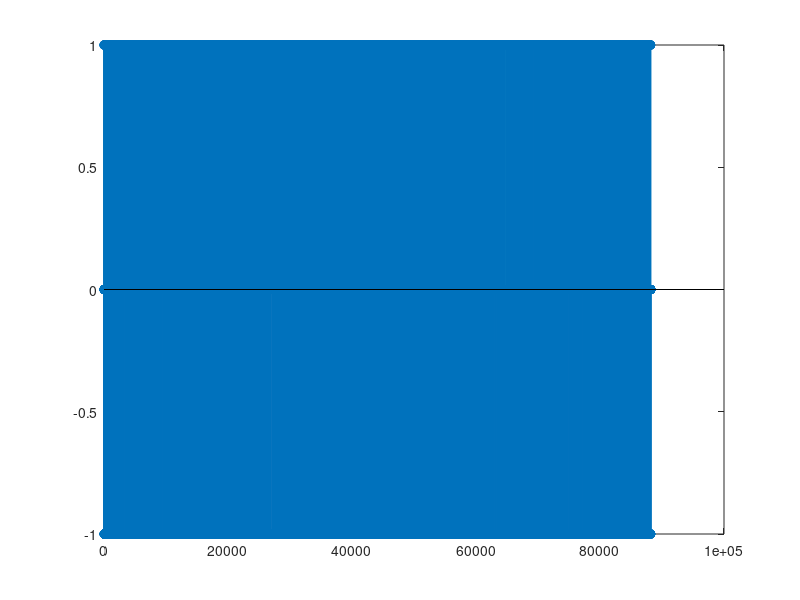

MATLAB code to generate this figure: (Note: this script raises an error after producing the figure.)
%%%%% ELEC-E5620 Audio Signal Processing Demo Project %%%%%
%%%%% Filtered Velvet Noise Reverberation Algorithm %%%%%
clear all; close all; clc;
addpath('./audio');

%% 1. Velvet noise generation 

fs = 44100;
Nd = 2205;      % Pulse density: pulses/sec
% fs = 100;
% Nd = 5;      % Pulse density: pulses/sec
Td = fs/Nd;     % Avg distance btw impulses, in samples
sec = 2;        % Velvet noise duration
samp = fs*sec;  % Num samples
puls = Nd*sec;   % Num pulses

s = zeros(fs*sec,1);
m = 0:puls-1;   % Pulse counter

k = round(m*Td + rand(size(m))*(Td-1)); % Impulse positions
s(k) = 2*round(rand(size(m)))-1;

%% 2. Dark Velvet noise

% Create dark velvet noise with pulse width
m = 0:puls-1;
w_min = 1;
w_max = round(0.80*Td);
w = round(rand(size(m))*(w_max-w_min) + w_min);
k = round(m*Td + rand(size(m)).*(Td-w));
s_m = 2*round(rand(size(m)))-1;

dvn = zeros(fs*sec,1);
for i = 0:samp-1
    m_ = floor(i/Td)+1;
    n = i+1;
    if k(m_) <= n && n < k(m_) + w(m_)
        dvn(n) = s_m(m_);
    end
end

stem(dvn)

%% Time Varying DVN
clear all; clc;
addpath('./audio')
fs = 44100;
t = 2;
[param_width, param_dens] = createUserInputPlots(t,2205,500);
[dvnVarying, dvnVarying_eNorm] = makeTimeVaryingDVN(param_width,param_dens,fs,t);
% spectrogram2(dvnVarying,fs);  % spectrogram of unnormalized dvn
spectrogram2(dvnVarying_eNorm,fs);

% Exponential decay on time varying DVN
dvnVarying_env = applyExponentialDecay(t, dvnVarying_eNorm, fs);
figure
plot(dvnVarying_env)

% Convolution with inputs
%%%%
%%%% NOTE: Please find sounds with 44100Hz sample rate KIITOS ... or else
%%%% resample or rewrite code XP
%%%%

[inSig, ~] = audioread("gunshot_dry.wav");
gunshot_reverb = [conv(inSig(:,1),dvnVarying_env), conv(inSig(:,2),dvnVarying_env)] ;
soundsc(gunshot_reverb,fs);

[inSig, ~] = audioread("Vocal.wav");
vocal_reverb = conv(inSig,dvnVarying_env) ;
soundsc(vocal_reverb,fs);

[inSig, ~] = audioread("guitar_twang.wav");
guitar_reverb = [conv(inSig(:,1),dvnVarying_env), conv(inSig(:,2),dvnVarying_env)] ;
soundsc(guitar_reverb,fs);

[inSig, ~] = audioread("tomsdiner.wav");
startidx = round(fs*33.35);  % we want 0:33-0:39 (trust me)
endidx = startidx + 6*fs ;
inSig = inSig(startidx:endidx,:);
diner_reverb = [conv(inSig(:,1),dvn_in), conv(inSig(:,2),dvn_in)] ;

% -->>> Verneri, can you add volume adjustment? <<<-----

%%%% Exporting DVN and convolved sounds %%%%
version = "01";
audiowrite("audio\dvn_" + version + ".wav",dvnVarying_env,fs);
audiowrite("audio\dvn_" + version + "_gunshot.wav",gunshot_reverb,fs);
audiowrite("audio\dvn_" + version + "_counting.wav",vocal_reverb,fs);
audiowrite("audio\dvn_" + version + "_guitar.wav",guitar_reverb,fs);
audiowrite("audio\dvn_" + version + "_tomsdiner.wav",diner_reverb,fs);

%% If you want to convolve with an old dvn:
addpath('./audio')
oldVersion = "0X";
inputfilename = "XXXXX.wav";

[dvn_in, fs] = audioread("dvn_" + oldVersion + ".wav");
[inSig, ~] = audioread(inputfilename);
outSig = [conv(inSig(:,1),dvn_in), conv(inSig(:,2),dvn_in)] ;
audiowrite("audio\dvn_" + oldVersion + "_" + inputfilename, outSig ,fs);

%% Exponential decay envelope

t60 = 2; % 2 seconds reverberation
dvn_env = applyExponentialDecay(t60, dvn, fs);
plot(dvn_env)

[inSig, ~] = audioread("gunshot_dry.wav");
gunshot_reverb = [conv(inSig(:,1),dvn_env), conv(inSig(:,2),dvn_env)] ;
soundsc(gunshot_reverb,fs);
%% 3. Filtered Velvet Noise FVN Reverberation Algorithm

% FVN reverb algo divides the RIR into short non-overlapping segments and
% approximates each segment as filtered white noise. Velvet noise is used
% instead of standard white noise.

% Block diagram
%

inSig = sweeptone(2);
sweep_reverb = conv(inSig,dvn_env) ;

spectrogram2(dvn,fs);
psd(dvn,fs);

soundsc(sweep_reverb,fs);















